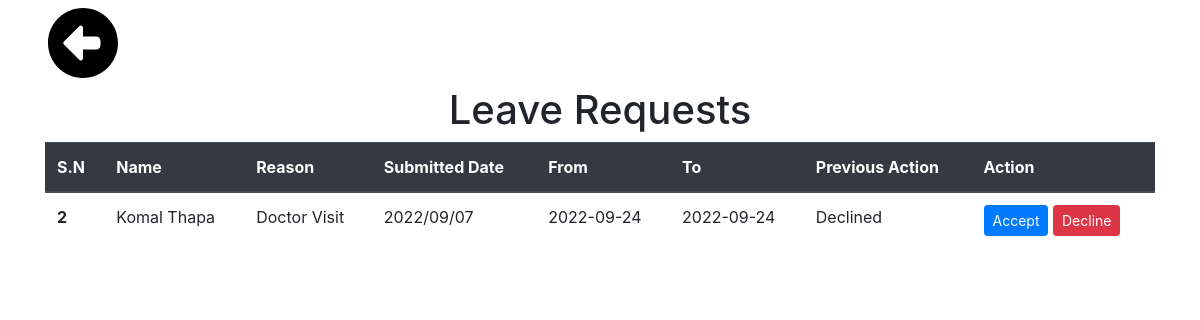
Page /OP21_manageleave.php (signed in) on the committed database.
### tables this page shows
CREATE TABLE `leaverequests` (
  `id` int(11) NOT NULL,
  `u_id` int(11) NOT NULL,
  `leave_id` int(11) NOT NULL,
  `Name` varchar(255) NOT NULL,
  `Reason` varchar(255) NOT NULL,
  `submitted_date` varchar(255) NOT NULL,
  `Date` varchar(255) NOT NULL,
  `end_date` varchar(255) NOT NULL,
  `status` int(11) NOT NULL
);

### OP21_manageleave.php (the view, shortened to what this page needs)
<?php
include "./Connection/dbcon.php";
?>
<!doctype html >
<html lang="en">
    <head >
        <link rel="stylesheet" href="CSS/bootstrap.min.css">
        </head>
        <body>
        <a href="dashboard.php"><img src="./icons/goback.svg" alt="" class="rounded float-start mx-5 my-2"  width="70px" height="70px" name="go_back"></a>
            <div class="container">
                <h1 class="text-center">Leave Requests</h1>
                <table class="table">
                    <thead class="thead-dark">
                        <tr>
                            <th scope="col">S.N</th>
                            <th scope="col">Name</th>
                            <th scope="col">Reason</th>
                            <th scope="col">Submitted Date</th>
                            <th scope="col">From</th>
                            <th scope="col">To</th>
                            <th scope="col">Previous Action</th>
                            <th scope="col">Action</th>
                        </tr>
                    </thead>
                    <tbody>
                    <?php
                             $sql="SELECT * FROM `leaverequests` WHERE `status` = 0 OR 2";
                            $result=mysqli_query($con,$sql);
                            if($result){
                                $count=mysqli_num_rows($result);
                                if($count>0){
                                    $sn=1;
                                    while($row=mysqli_fetch_assoc($result)){
                                        if($row['status']==0){
                                            $prev_action="Declined";
                                        }
                                        elseif($row['status']==2){
                                            $prev_action="Pending";
                                        }
                                        elseif($row['status']==1){
                                            $prev_action="Granted";
                                        }
                                        if($row['status']==0||$row['status']==2){
                                        echo '
                                        <tr>
                                        <th scope="row">' . $sn . '</th>
                                        <td>'.$row['Name'].'</td>
                                        <td>'.$row['Reason'].'</td>
                                        <td>'.$row['submitted_date'].'</td>
                                        <td>'.$row['Date'].'</td>
                                        <td>'.$row['end_date'].'</td>
                                        <td>'.$prev_action.'</td>
                                        <td>
                                        <a href="OP22_grant_leave_req.php?updateid=' . $row['id'] . '"><button type="button" class="btn btn-primary btn-sm">Accept</button></a>
                                         <a href="OP23_decline_leave_req.php?deleteid=' . $row['id'] . '"><button type="button" class="btn btn-danger btn-sm">Decline</button></a>
                                        </td>
                                    </tr>
                                        ';
                                        }
                                        $sn++;
                                    }
                                }
                            }
                ?>
                    </tbody>
                </table>
            </div>
        </body>
    </html>

### rows in the picture
leaverequests: Name "Komal Thapa", Reason "Doctor Visit", submitted_date "2022/09/07", Date "2022-09-24", end_date "2022-09-24", status "Declined"
